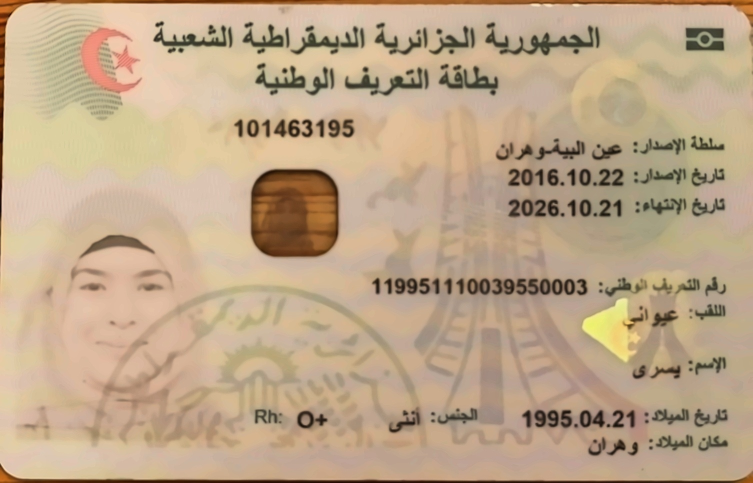
#> input picture _temp_input.jpg, 1506 x 966 px (shown at 1/2 size)
$ python final_ocr_zones_backup.py _temp_input.jpg
#> lines starting #> are read from the running program, lines starting #| are printed output that depends on the picture; after the words box and inside, x2 and y2 are one past the last pixel; in counts of white or black regions, pixels touching at a corner belong together
import pytesseract
from PIL import Image
import cv2
import numpy as np
import json
import re
from datetime import datetime


# ============================================================
# PREPROCESSING (your original code, unchanged)
# ============================================================

def deskew(image):
    coords = np.column_stack(np.where(image < 255))
    if len(coords) == 0:
        return image
    angle = cv2.minAreaRect(coords)[-1]
    angle = -(90 + angle) if angle < -45 else -angle
    (h, w) = image.shape[:2]
    M = cv2.getRotationMatrix2D((w//2, h//2), angle, 1.0)
    return cv2.warpAffine(image, M, (w, h))


def preprocess_image(image_path):
#> called with image_path = '_temp_input.jpg'
    img = cv2.imread(image_path)
#> img is the input picture: shape (966, 1506, 3); mean B, G, R 137.4, 166.2, 190.3

    gray = cv2.cvtColor(img, cv2.COLOR_BGR2GRAY)
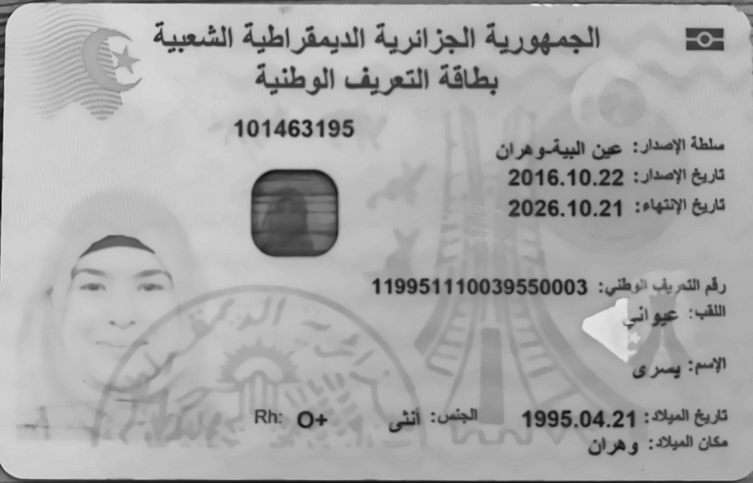
#> gray: shape (966, 1506) (shown at 1/2 size); min 3, max 233, mean 170.1
    gray = cv2.resize(gray, None, fx=1.5, fy=1.5)
#> gray: shape (1449, 2259)

    denoised = cv2.bilateralFilter(gray, 11, 15, 15)

    sharpen_kernel = np.array([
        [0, -1, 0],
        [-1, 5, -1],
        [0, -1, 0]
    ])
    sharp = cv2.filter2D(denoised, -1, sharpen_kernel)

    thresh = cv2.adaptiveThreshold(
        sharp, 255,
        cv2.ADAPTIVE_THRESH_GAUSSIAN_C,
        cv2.THRESH_BINARY, 41, 15  # Increased block size and C
    )
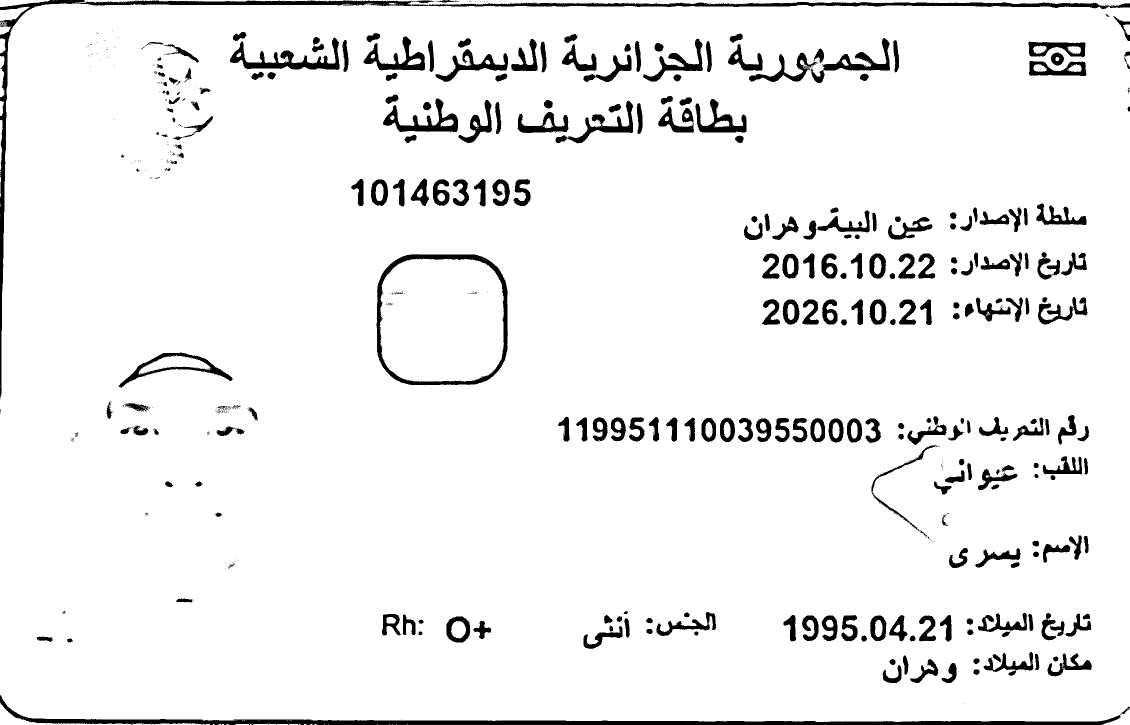
#> thresh: shape (1449, 2259) (shown at 1/2 size); 94% white; 509 black regions (232 under 20 px), largest, box (x1, y1, x2, y2) and area: (0, 0, 2259, 796) 20049, (0, 1390, 2241, 1449) 16757, (753, 508, 1016, 771) 7496

    deskewed = deskew(thresh)
#> in deskew, `coords = np.column_stack(np.where(image < 255))`: coords = 195205 pairs, first value 0 to 1448, second value 0 to 2258
#> in deskew, `angle = cv2.minAreaRect(coords)[-1]`: angle = -90
#> in deskew, `angle = -(90 + angle) if angle < -45 else -angle`: angle = 0
#> in deskew, `M = cv2.getRotationMatrix2D((w//2, h//2), angle, 1.0)`: M = [[1, 0, 0], [0, 1, 0]]

    kernel = cv2.getStructuringElement(cv2.MORPH_RECT, (2, 2))
    morph = cv2.morphologyEx(deskewed, cv2.MORPH_CLOSE, kernel)
#> morph: shape (1449, 2259); 94.2% white; 335 black regions (43 under 20 px), largest, box (x1, y1, x2, y2) and area: (0, 1391, 2242, 1449) 14992, (872, 5, 2219, 19) 8039, (754, 509, 1017, 771) 7344
    TARGET_W = 1024
    TARGET_H = 612
    morph = cv2.resize(morph, (TARGET_W, TARGET_H))
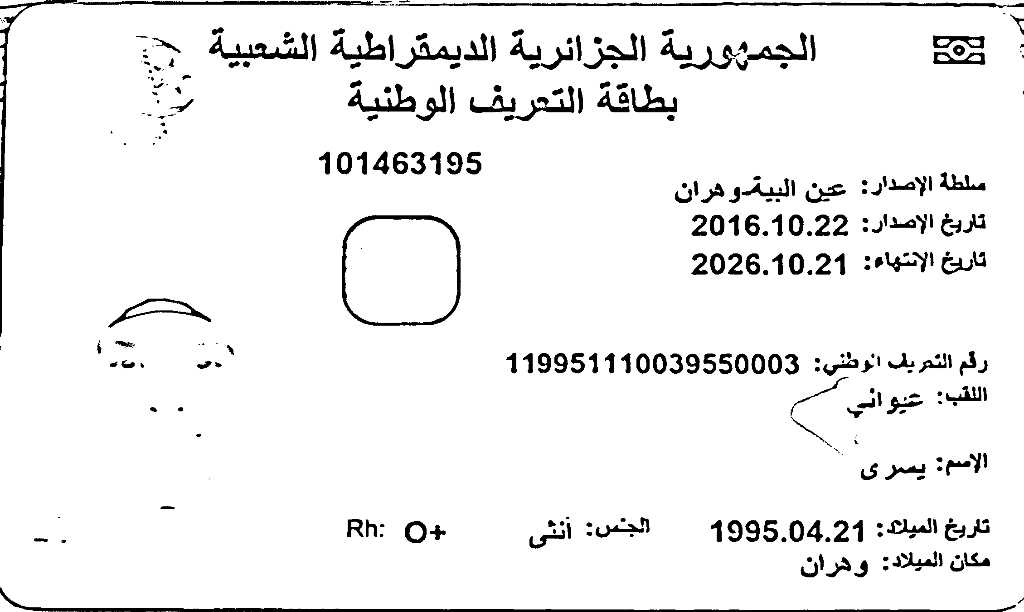
#> morph: shape (612, 1024); min 0, max 255, mean 240.1
    cv2.imwrite("/app/preprocessed.jpg", morph)
    return morph, img


# ============================================================
# FIXED ZONES (corrected coordinates)
# ============================================================

ZONES = {
    # ---------- Authority / Issue / Expiry ----------
    "authority":   (590, 120, 980, 190),
    "issue_date":  (590, 180, 900, 230),
    "expiry_date": (590, 230, 900, 280),

    # ---------- National ID ----------
    "national_id": (450, 300, 720, 350),

    # ---------- Names (wider capture area) ----------
    "last_name":   (450, 345, 900, 405),   # Wider
    "first_name":  (450, 410, 900, 465),   # Wider

    # ---------- Birth info line ----------
    "gender":      (440, 480, 640, 525),   # الجنس
    "birth_date":  (600, 480, 900, 510 ),   # تاريخ الميلاد

    # ---------- Birth place ----------
    "birth_place": (600, 500, 900, 550),
}


# ============================================================
# ZONE OCR
# ============================================================

def extract_zones_fixed(image):
    extracted = {}

    for field, (x1, y1, x2, y2) in ZONES.items():
        crop = image[y1:y2, x1:x2]
        cv2.imwrite(f"/app/zone_{field}.jpg", crop)
        extracted[field] = crop

    return extracted


def ocr_zone(img):
    gray = cv2.cvtColor(img, cv2.COLOR_BGR2GRAY)
    gray = cv2.resize(gray, None, fx=2, fy=2)
    txt = pytesseract.image_to_string(gray, lang="ara+fra+eng", config="--psm 7 --oem 3")

    return txt.strip()

# [7 lines left out: function ocr_zone_name, not called in this run]


def ocr_all_zones(zone_images):
    results = {}
    for field, img in zone_images.items():
        # Use specialized function for names
        if field in ["last_name", "first_name"]:
            results[field] = ocr_zone_name(img)
        else:
            results[field] = ocr_zone(img)
    return results


# [130 lines left out: functions ocr_full_page, extract_names_from_full_text, clean_text, remove_labels, clean_name, is_valid_arabic_text, not called in this run]


def convert_arabic_numbers(s):
    return s.translate(str.maketrans("٠١٢٣٤٥٦٧٨٩", "0123456789"))


# [102 lines left out: functions extract_date, parse_id_from_zones, parse_id_hybrid, format_output, not called in this run]


# ============================================================
# MAIN
# ============================================================

if __name__ == "__main__":
    import sys
    img_path = sys.argv[1]

    processed, original = preprocess_image(img_path)

    # Resize original to fixed size for stable zones
    TARGET_W = 900
    TARGET_H = int(TARGET_W / 1.586)
    original = cv2.resize(original, (TARGET_W, TARGET_H))
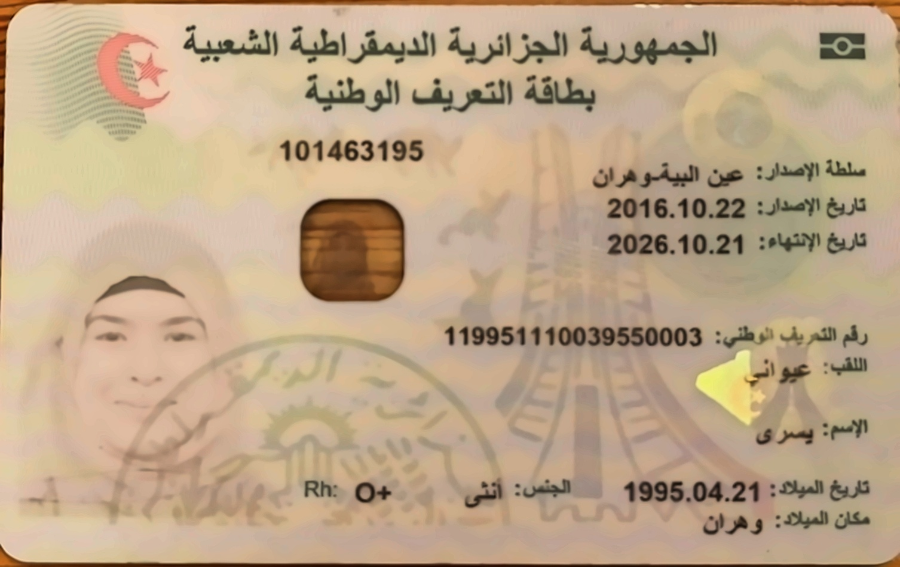
#> original: shape (567, 900, 3); mean B, G, R 137.3, 166.1, 190.3

    zones = extract_zones_fixed(original)
#> the loop in extract_zones_fixed, `for field, (x1, y1, x2, y2) in ZONES.items():` made 9 passes
#> pass 1, in extract_zones_fixed, `crop = image[y1:y2, x1:x2]`:
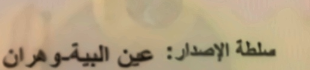
#> crop: shape (70, 310, 3); mean B, G, R 130.9, 162.1, 180.4
#> pass 3, in extract_zones_fixed, `crop = image[y1:y2, x1:x2]`:
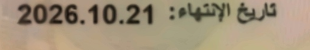
#> crop: shape (50, 310, 3); mean B, G, R 121.3, 145.3, 160.6
#> after the loop in extract_zones_fixed, `for field, (x1, y1, x2, y2) in ZONES.items():`: extracted = 9 items
#> zones = 9 items
#> the loop in ocr_all_zones, `for field, img in zone_images.items():` made 1 pass
#> field on pass 1: 'authority'
#> pass 1, in ocr_zone, `gray = cv2.cvtColor(img, cv2.COLOR_BGR2GRAY)`:
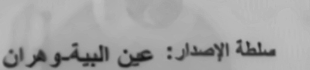
#> gray: shape (70, 310); min 20, max 190, mean 164
#> after the loop in ocr_all_zones, `for field, img in zone_images.items():`: results = 0 items

#> (the run stopped early here; a loop or call above may not have finished)

$ run again, on cni_enhanced.jpg
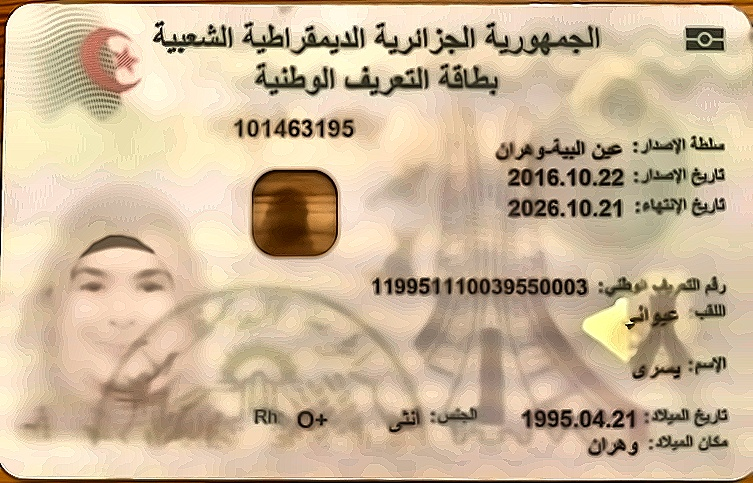
#> input picture cni_enhanced.jpg, 753 x 483 px
#> in preprocess_image, img is the input picture: shape (483, 753, 3); mean B, G, R 155, 183.3, 204.7
#> in preprocess_image, `thresh = cv2.adaptiveThreshold( sharp, 255, cv2.ADAPTIVE_THRESH_GAUSSI..`:
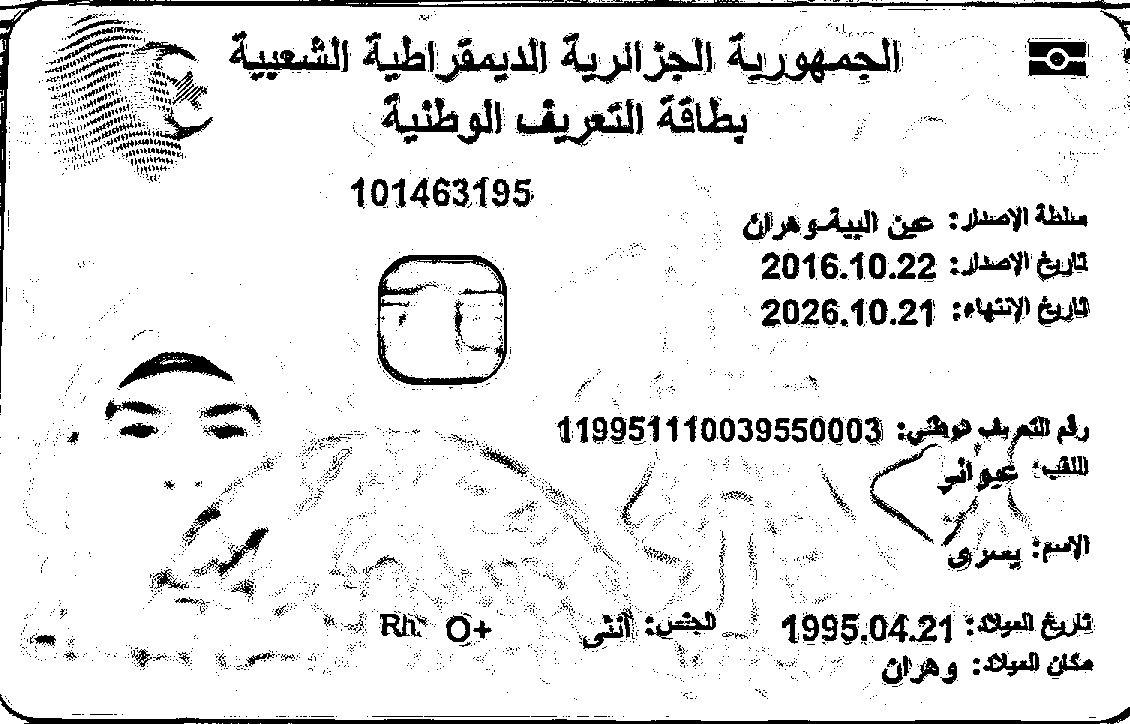
#> thresh: shape (724, 1130); 90% white; 4300 black regions (3984 under 20 px), largest, box (x1, y1, x2, y2) and area: (0, 0, 1130, 393) 7223, (0, 694, 1130, 724) 4755, (377, 255, 507, 385) 2967
#> coords = 81827 pairs, first value 0 to 723, second value 0 to 1129
#> in deskew, `angle = cv2.minAreaRect(coords)[-1]`: angle = -90
#> in deskew, `angle = -(90 + angle) if angle < -45 else -angle`: angle = 0
#> M = [[1, 0, 0], [0, 1, 0]]
#> after the loop in extract_zones_fixed, `for field, (x1, y1, x2, y2) in ZONES.items():`: extracted = 9 items
#> the loop in ocr_all_zones, `for field, img in zone_images.items():` made 1 pass
#> field on pass 1: 'authority'
#> pass 1, in ocr_zone, `gray = cv2.cvtColor(img, cv2.COLOR_BGR2GRAY)`:
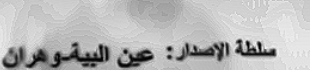
#> gray: shape (70, 310); min 1, max 244, mean 183.6
#> after the loop in ocr_all_zones, `for field, img in zone_images.items():`: results = 0 items
